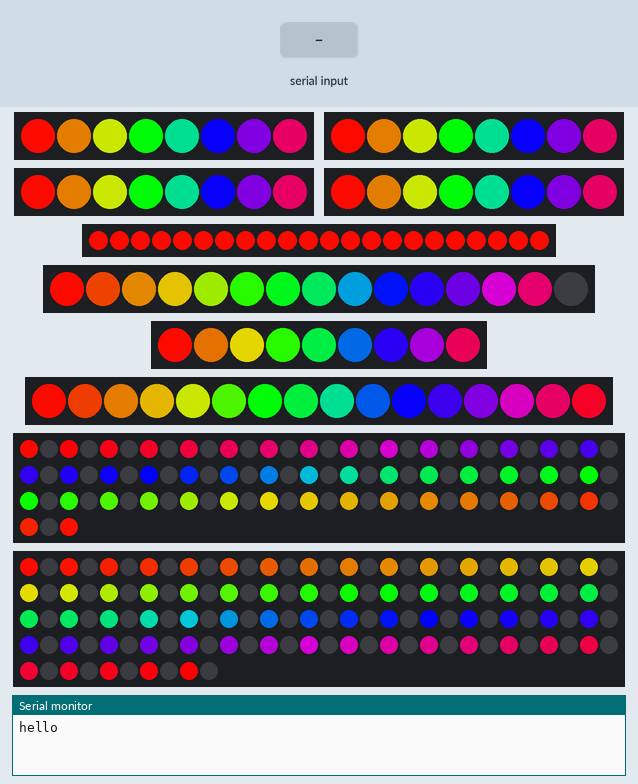
Simulated run of this sketch. Board: Arduino Mega 2560, built with avr-gcc and run on an emulated ATmega2560. Parts: 4 × 8 RGB LEDs in strip order, left to right, 22 RGB LEDs in strip order, left to right, 15 RGB LEDs in strip order, left to right, 9 RGB LEDs in strip order, left to right, 16 RGB LEDs in strip order, left to right, 93 RGB LEDs in strip order, left to right, continuing on the next row, 130 RGB LEDs in strip order, left to right, continuing on the next row, the last lines printed to the serial monitor. The inputs (shaded band) are chosen by the test bench. Dim RGB values are drawn brighter than linear.

Above: at 0.18 s.
At 1.2 s:
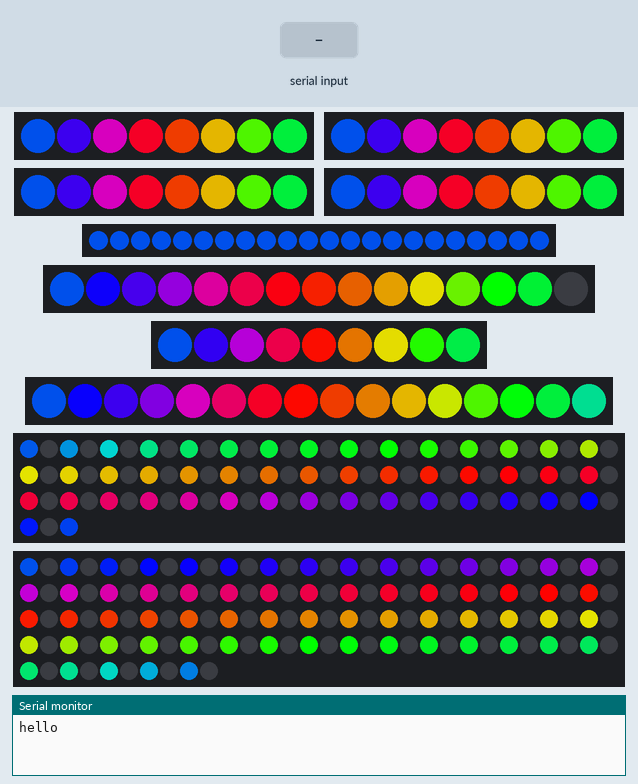
1.3 s: "1\n" received over the second serial link
At 1.45 s:
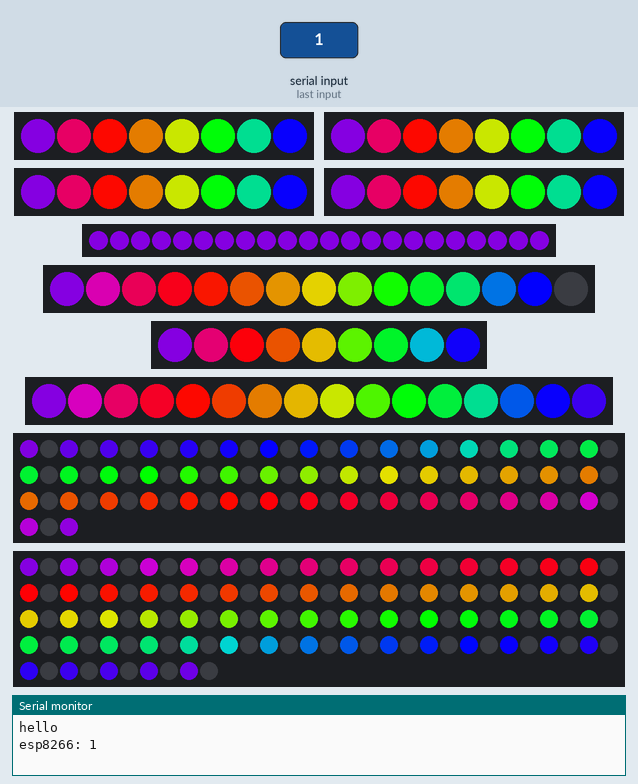
Timing chart, 0 to 65.5 s (numbered marks = the images above; inputs shaded):
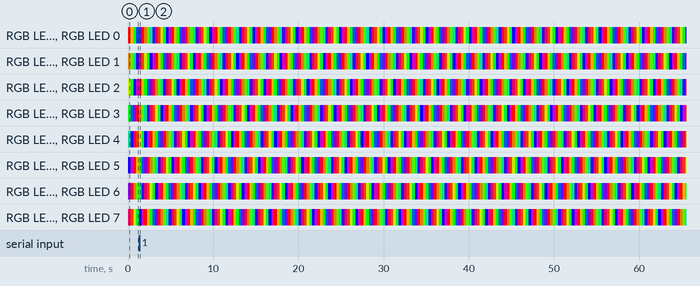

The sketch:

arudino_mega_rgb.ino
```cpp
#include "FastLED.h"

#define NUM_FANS 4
#define NUM_FAN_LEDS 8

#define NUM_STRIP1_LEDS 22 //top
#define NUM_STRIP2_LEDS 15 //gpu
#define NUM_STRIP3_LEDS 9 //bottom front
#define NUM_STRIP4_LEDS 16 //bottom side
#define NUM_STRIP5_LEDS 93 //monitors
#define NUM_STRIP6_LEDS 130 //desk

byte rainbow_sync = 0;
int Delay = 3;

CRGB fans[NUM_FANS][NUM_FAN_LEDS];
CRGB strip1[NUM_STRIP1_LEDS];
CRGB strip2[NUM_STRIP2_LEDS];
CRGB strip3[NUM_STRIP3_LEDS];
CRGB strip4[NUM_STRIP4_LEDS];
CRGB strip5[NUM_STRIP5_LEDS];
CRGB strip6[NUM_STRIP6_LEDS];

void setup() {
  Serial.begin(9600);
  Serial3.begin(9600);
  Serial.println("hello");
  FastLED.addLeds<NEOPIXEL, 2>(fans[0], NUM_FAN_LEDS);
  FastLED.addLeds<NEOPIXEL, 3>(fans[1], NUM_FAN_LEDS);
  FastLED.addLeds<NEOPIXEL, 4>(fans[2], NUM_FAN_LEDS);
  FastLED.addLeds<NEOPIXEL, 5>(fans[3], NUM_FAN_LEDS);
  FastLED.addLeds<NEOPIXEL, 8>(strip1, NUM_STRIP1_LEDS);
  FastLED.addLeds<NEOPIXEL, 9>(strip2, NUM_STRIP2_LEDS);
  FastLED.addLeds<NEOPIXEL, 10>(strip3, NUM_STRIP3_LEDS);
  FastLED.addLeds<NEOPIXEL, 11>(strip4, NUM_STRIP4_LEDS);
  FastLED.addLeds<NEOPIXEL, 6>(strip5, NUM_STRIP5_LEDS);
  FastLED.addLeds<NEOPIXEL, 7>(strip6, NUM_STRIP6_LEDS);
}

void loop() {
  if (Serial3.available()) {
    String message = Serial3.readStringUntil('\r\n');

    Serial.print("esp8266: ");
    Serial.println(message);
  }
  //led
  rainbow_sync+=4;
  for(int x=0;x<NUM_FANS;x++){
    for(int i=0;i<NUM_FAN_LEDS;i++){
      fans[x][i].setHSV(rainbow_sync+(((float)i/NUM_FAN_LEDS)*255),255,255);
    }
  }
  for(int i=0;i<NUM_STRIP1_LEDS;i++){
    strip1[i].setHSV(rainbow_sync,255,255);
  }
  for(int i=0;i<NUM_STRIP2_LEDS-1;i++){
    strip2[i].setHSV(rainbow_sync+((float)i/NUM_STRIP2_LEDS*255),255,255);
  }
  for(int i=0;i<NUM_STRIP3_LEDS;i++){
    strip3[i].setHSV(rainbow_sync+((float)i/NUM_STRIP3_LEDS*255),255,255);
  }
  for(int i=0;i<NUM_STRIP4_LEDS;i++){
    strip4[i].setHSV(rainbow_sync+((float)i/NUM_STRIP4_LEDS*255),255,255);
  }
  for(int i=0;i<NUM_STRIP5_LEDS;i+=2){
    strip5[i].setHSV(rainbow_sync+(255 - (float)i/NUM_STRIP5_LEDS*255),255,255);
  }
  for(int i=0;i<NUM_STRIP6_LEDS;i+=2){
    strip6[i].setHSV(rainbow_sync+((float)i/NUM_STRIP6_LEDS*255),255,255);
  }
  FastLED.show();
  //delay(Delay);
}
```
